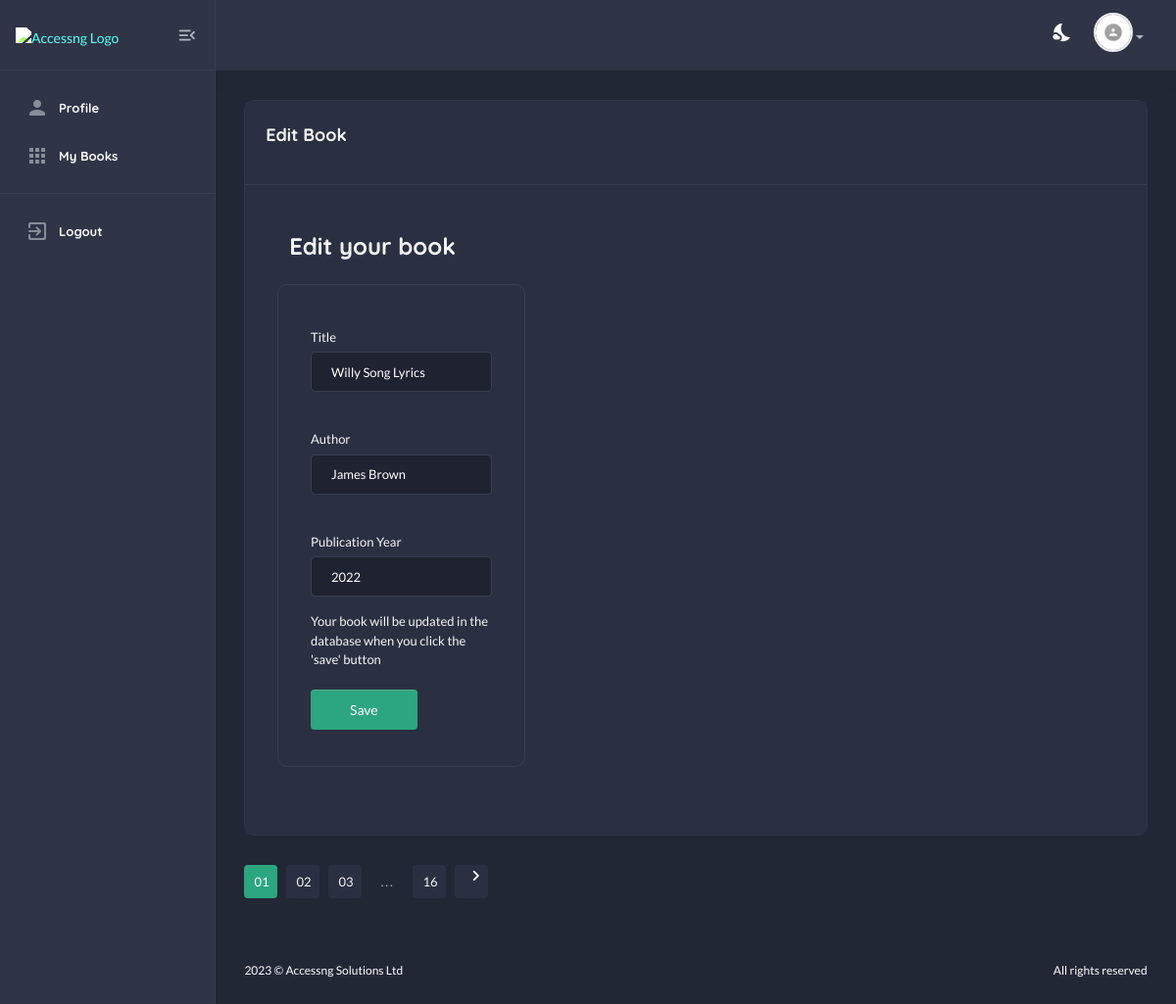
Page /book/edit/8/ on the committed database.
### book/models.py (models this page shows, shortened)
class Book(models.Model):
    app_user = models.ForeignKey(AppUser, on_delete=models.CASCADE, null=True)
    title = models.CharField(default="", max_length=200)
    author = models.CharField(default="", max_length=200)
    year = models.CharField(default="", max_length=10)
    status = models.BooleanField(default=False)
    pub_date = models.DateTimeField(default=timezone.now)

### book/views.py (the view)
# urls.py: path("edit/<int:book_id>/", views.EditView, name="edit"),
def EditView(request, book_id):
    if request.user.is_anonymous:
        app_user = None
    else:
        app_user = AppUser.objects.get(user__pk=request.user.id)
    if request.method == "POST":
        title = request.POST.get("title")
        author = request.POST.get("author")
        year = request.POST.get("year")
        book = Book.objects.get(id=book_id)
        book.title = title
        book.author = author
        book.year = year
        book.save()
        return HttpResponseRedirect(reverse("book:add"))
    else:
        book = Book.objects.get(id=book_id)
        context = {"app_user": app_user, "book": book}
        return render(request, "book/edit.html", context)

### book/templates/book/edit.html (shortened to what this page needs)
{% extends "app/base.html" %}
{% load static %}
{% block content %}
<section class="content-main">
<div class="card mb-4">
    <header class="card-header">
        <h4 class="card-title">Edit Book</h4>
    </header>
    <div class="card-body">
        <div class="row">
            <div class="col-lg-4 col-md-4">
                <section class="content-body p-xl-4">
                    <form method="post">
                        <div class="row">
                            <div class="col-lg-12">
                                <h3 class="content-title">Edit your book</h3>
                                <br />
                                <div class="card card-header row gx-3s">
                                    <br />
                                    <div class="col-6s mb-3">
                                        <label class="form-label">Title</label>
                                        <input name="title" value="{{ book.title }}" class="form-control" type="text" placeholder="Type here" required/>
                                    </div>
                                    <br />
                                    <div class="col-6s mb-3">
                                        <label class="form-label">Author</label>
                                        <input name="author" value="{{ book.author }}" class="form-control" type="text" placeholder="Type here" required/>
                                    </div>
                                    <br />
                                    <div class="col-6s mb-3">
                                        <label class="form-label">Publication Year</label>
                                        <input name="year" value="{{ book.year }}" class="form-control" type="text" placeholder="Type here" required/>
                                    </div>
                                    <div class="col-6s mb-3">
                                        <label class="form-label">Your book will be updated in the database when you click the 'save' button</label>
                                    </div>
                                    <div class="col-6s mb-3">
                                        <button class="btn btn-primary" type="submit">Save</button>
                                    </div>
                                </div>
                            </div>
                        </div>
                    </form>
                </section>
            </div>
        </div>
    </div>
</div>
<div class="pagination-area mt-30 mb-50">
    <nav aria-label="Page navigation example">
        <ul class="pagination justify-content-start">
            <li class="page-item active"><a class="page-link" href="#">01</a></li>
            <li class="page-item"><a class="page-link" href="#">02</a></li>
            <li class="page-item"><a class="page-link" href="#">03</a></li>
            <li class="page-item"><a class="page-link dot" href="#">...</a></li>
            <li class="page-item"><a class="page-link" href="#">16</a></li>
            <li class="page-item">
                <a class="page-link" href="#"><i class="material-icons md-chevron_right"></i></a>
            </li>
        </ul>
    </nav>
</div>
</section>
{% endblock %}

### app/static/app/css/main.css (style rules this page uses)
html, body, div, span, applet, object, iframe, h1, h2, h3, h4, h5, h6, p, blockquote, pre, a, abbr, acronym, address, big, cite, code, del, dfn, em, img, ins, kbd, q, s, samp, small, strike, strong, sub, sup, tt, var, b, u, i, center, dl, dt, dd, ol, ul, li, fieldset, form, label, legend, table, caption, tbody, tfoot, thead, tr, th, td, article, aside, canvas, details, embed, figure, figcaption, footer, header, hgroup, menu, nav, output, ruby, section, summary, time, mark, audio, video { margin: 0; padding: 0; border: 0; font-size: 100%; font: inherit; vertical-align: baseline; }
article, aside, details, figcaption, figure, footer, header, hgroup, menu, nav, section { display: block; }
body { line-height: 1; }
ol, ul { list-style: none; }
::placeholder { color: #838383; }
a { color: #2CA67E; }
body { font-family: "Lato", sans-serif; font-size: 14px; font-style: normal; font-weight: 400; line-height: 1.5; color: #4f5d77; }
h1, h2, h3, h4, h5, h6 { font-family: "Quicksand", sans-serif; color: #495057; font-weight: 800; line-height: 1.5; }
h3 { font-size: 24px; }
h4 { font-size: 18px; }
a, button { text-decoration: none; cursor: pointer; }
.card-title { color: #383e50 !important; }
.pagination-area .page-item { margin: 0 5px; }
.pagination-area .page-item:first-child { margin-left: 0; }
.pagination-area .page-item:first-child .page-link { border-top-left-radius: 50%; border-bottom-left-radius: 50%; }
.pagination-area .page-item:last-child .page-link { border-top-right-radius: 50%; border-bottom-right-radius: 50%; }
.pagination-area .page-item.active .page-link, .pagination-area .page-item:hover .page-link { color: #fff; background: #2CA67E; }
.pagination-area .page-item .page-link { border: 0; padding: 0 10px; -webkit-box-shadow: none; box-shadow: none; outline: 0; width: 34px; height: 34px; display: block; border-radius: 4px; background: #e9ecee; line-height: 34px; text-align: center; font-size: 13px; color: #383e50; }
.pagination-area .page-item .page-link.dot { background-color: transparent; color: #adb5bd; letter-spacing: 2px; }
.pagination-area .page-item .page-link:first-child { border-top-left-radius: 4px; border-bottom-left-radius: 4px; }
.pagination-area .page-item .page-link:last-child { border-top-right-radius: 4px; border-bottom-right-radius: 4px; }
.btn { display: -webkit-inline-box; display: -ms-inline-flexbox; display: inline-flex; -webkit-box-align: center; -ms-flex-align: center; align-items: center; -ms-flex-line-pack: center; align-content: center; }
.btn.btn-primary { font-size: 14px; font-weight: 500; padding: 10px 40px; color: #ffffff; border: none; background-color: #2CA67E; border-radius: 4px; }
.material-icons { vertical-align: unset; }
.form-control, .form-select { background-color: #f4f5f9; border: 2px solid #f4f5f9; font-size: 13px; -webkit-box-shadow: none; box-shadow: none; padding-left: 20px; color: #4f5d77; width: 100%; border-radius: 4px; height: 41px; }
.form-label { font-size: 13px; }
.card { margin-bottom: 24px; -webkit-box-shadow: none; box-shadow: none; border: 1px solid #eee; border-radius: 10px; -webkit-transition-duration: 0.3s; transition-duration: 0.3s; overflow: hidden; }
.mt-30 { margin-top: 30px !important; }
.mb-50 { margin-bottom: 50px !important; }
body { position: relative; min-height: 100vh; overflow-x: hidden; }
.main-wrap .content-main { min-height: calc(100vh - 110px); }
.content-main { padding: 30px 3%; margin-left: auto; margin-right: auto; background-color: #f8f9fa; }
body.dark { background-color: #222736; color: #fff; }
body.dark .content-main { background-color: #222736; color: #f6f6f6; }
body.dark .card-title { color: #f6f6f6 !important; }
body.dark h1, body.dark h2, body.dark h3, body.dark h4, body.dark h5, body.dark h6 { color: #f6f6f6; }
body.dark .card, body.dark .card-header { background-color: #2a3042; }
body.dark .card { border: 1px solid #303547; }
body.dark .card-header { border-color: #383e50; }
body.dark .form-control, body.dark .form-select { background-color: #1e2231; border-color: #383e50; color: #fff; }
body.dark .btn { color: white; }
body.dark .pagination-area .page-link { background-color: #2a3042; color: #f6f6f6; }
body.dark .form-control, body.dark .form-select { border: 1px solid #383e50; }

### rows in the picture
Book: title "Willy Song Lyrics", author "James Brown", year "2022"
